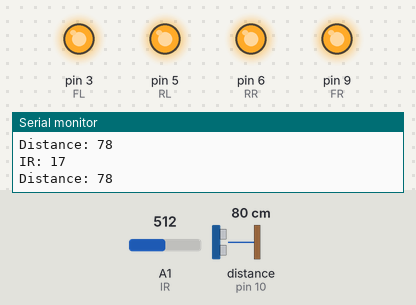
The sketch below on a simulated Arduino Uno, built with avr-gcc and run on an emulated ATmega328P. Shown: output pins drawn as LEDs (lit = HIGH), the last lines printed to the serial monitor. Wiring (inferred from the names in the program): ultrasonic range finder: trigger pin 11; echo pin 10. Inputs (shaded band) come from the test bench; at power-on: distance to the obstacle (sensor on pin 10) 80 cm, A1 (IR) = 512. The echo pulse lasts 58.3 µs per cm; pins used as bus, display or sensor lines are not drawn.

Above: at 1.2 s.
1.3 s: distance to the obstacle (sensor on pin 10) set to 23 cm
4.3 s: distance to the obstacle (sensor on pin 10) set to 20 cm
At 5.3 s:
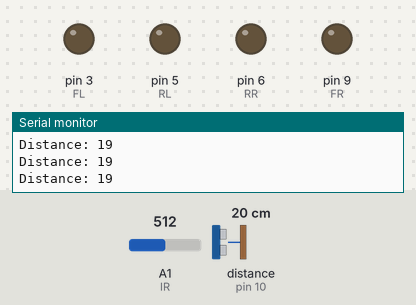
5.8 s: distance to the obstacle (sensor on pin 10) set to 35 cm
At 6.7 s:
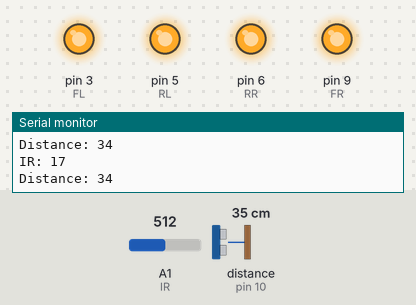
7.3 s: A1 (IR) set to 417
10.3 s: A1 (IR) set to 390
At 10.7 s:
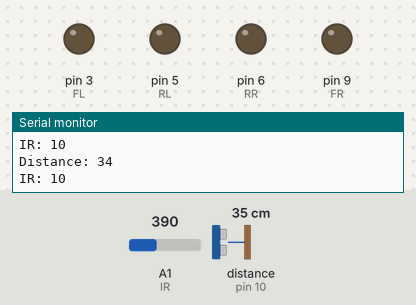
Timing chart, 0 to 12.8 s (numbered marks = the images above; inputs shaded):
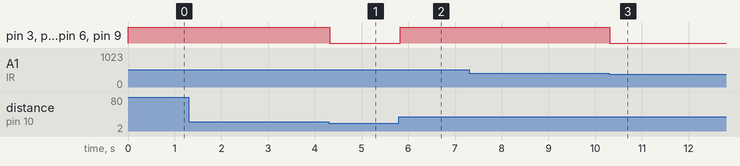

The sketch:

Car.ino
```cpp
#define FR 9
#define RR 6
#define RL 5
#define FL 3

#define IR 1
int irres;
const int trigPinM = 11;
const int echoPinM = 10;

long duration;
int distance;

void setup() {
  pinMode(FR, OUTPUT);
  pinMode(RR, OUTPUT);
  pinMode(RL, OUTPUT);
  pinMode(FL, OUTPUT);

  pinMode(trigPinM, OUTPUT); // Sets the trigPin as an Output
  pinMode(echoPinM, INPUT); // Sets the echoPin as an Input
  Serial.begin(9600); // Starts the serial communication

}

void loop() {
  if(getDistanceM()>20 && irGet()>10){
    analogWrite(FR, 255);
    analogWrite(RR, 255);
    analogWrite(RL, 255);
    analogWrite(FL, 255);
  } else {
    analogWrite(FR, 0);
    analogWrite(RR, 0);
    analogWrite(RL, 0);
    analogWrite(FL, 0);
  }
}

int getDistanceM(){
   // Clears the trigPin
  digitalWrite(trigPinM, LOW);
  delayMicroseconds(2);

  // Sets the trigPin on HIGH state for 10 micro seconds
  digitalWrite(trigPinM, HIGH);
  delayMicroseconds(10);
  digitalWrite(trigPinM, LOW);

  // Reads the echoPin, returns the sound wave travel time in microseconds
  duration = pulseIn(echoPinM, HIGH);

  // Calculating the distance
  distance= duration*0.034/2;

  // Prints the distance on the Serial Monitor
  Serial.print("Distance: ");
  Serial.println(distance);
  return distance;
}

int irGet(){
  irres = (analogRead(IR) - 220)/17;
  Serial.print("IR: ");
  Serial.println(irres);
  return irres;
}
```

Measured:
- the behaviour switches between 22 and 21 cm on distance to the obstacle (sensor on pin 10) (found by bisection; images 0 and 1)
- the behaviour switches between 407 and 406 on A1 (IR) (found by bisection; images 2 and 3)
- after the input at 4.3 s, pin 3 (FL), pin 5 (RL), pin 6 (RR), pin 9 (FR): HIGH → LOW at once
- after the input at 5.8 s, pin 3 (FL), pin 5 (RL), pin 6 (RR), pin 9 (FR): LOW → HIGH at once
- after the input at 10.3 s, pin 3 (FL), pin 5 (RL), pin 6 (RR), pin 9 (FR): HIGH → LOW at once
